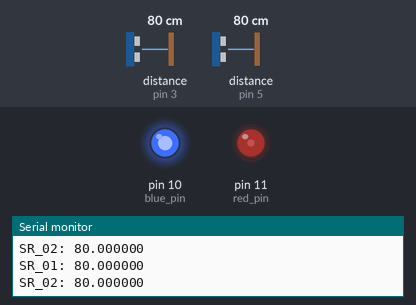
This sketch was run on a simulated Arduino Uno, built with avr-gcc and run on an emulated ATmega328P. Parts: output pins drawn as LEDs (lit = HIGH), the last lines printed to the serial monitor. The inputs (shaded band) are chosen by the test bench; at power-on: distance to the obstacle (sensors on pin 3, pin 5) 80 cm.

Above: at 1.2 s.
1.3 s: distance to the obstacle (sensor on pin 3) set to 2 cm
At 2.5 s:
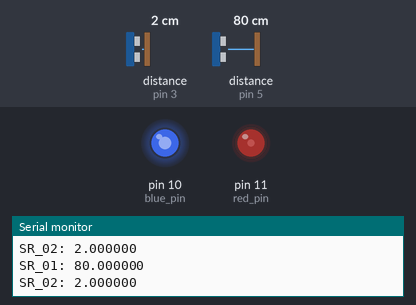
2.8 s: distance to the obstacle (sensor on pin 5) set to 2 cm
At 4.1 s:
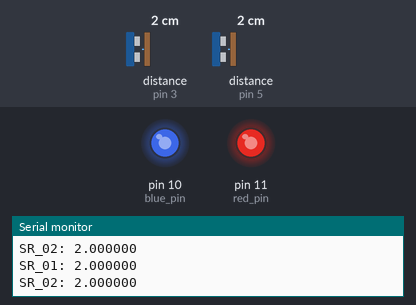
4.4 s: distance to the obstacle (sensor on pin 5) set to 4 cm
At 4.8 s:
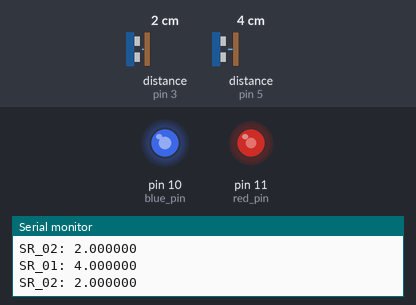
5.9 s: distance to the obstacle (sensor on pin 5) set to 60 cm
At 7.1 s:
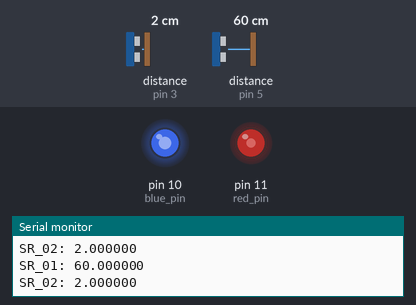
7.4 s: distance to the obstacle (sensor on pin 3) set to 4 cm
At 8.1 s:
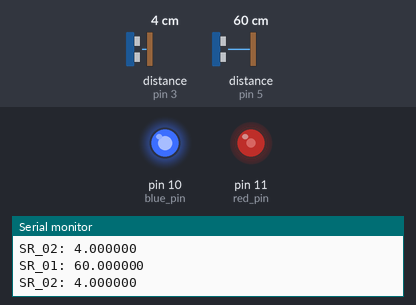
Timing chart, 0 to 10.0 s (numbered marks = the images above; inputs shaded):
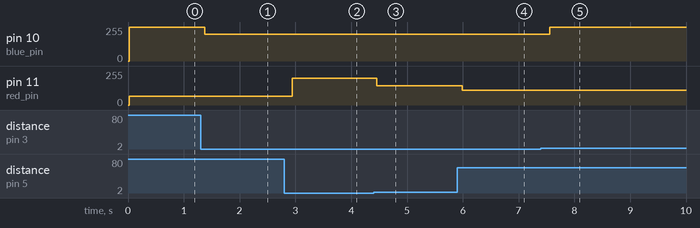

Measured:
- after the input at 1.3 s, pin 10 (blue_pin): 255/255 → 200/255 after 0.07 s
- after the input at 2.8 s, pin 11 (red_pin): 64/255 → 200/255 after 0.14 s
- after the input at 4.4 s, pin 11 (red_pin): 200/255 → 144/255 after 0.06 s
- after the input at 5.9 s, pin 11 (red_pin): 144/255 → 112/255 after 0.09 s
- after the input at 7.4 s, pin 10 (blue_pin): 200/255 → 255/255 after 0.15 s

The sketch:

sample_rgb.ino
```cpp
#include <HCSR04.h>
//Since there are two ultrasound detectors, we will only use two colors and connect the green to the VCC
const int red_pin = 11;
const int blue_pin = 10;

//The two ultrasound sensors
UltraSonicDistanceSensor distanceSensor(4, 5);
UltraSonicDistanceSensor distanceSensor2(2, 3);


void setup () {
    Serial.begin(9600);
    pinMode(red_pin, OUTPUT);
    pinMode(blue_pin, OUTPUT);
}

void loop () {
    int sr_01_dist = (int) distanceSensor.measureDistanceCm()*100;
    int sr_02_dist = (int) distanceSensor2.measureDistanceCm()*100;
    // Measure the distance in the console.
    Serial.println("SR_01: " + String(distanceSensor.measureDistanceCm(), 6));
    Serial.println("SR_02: " + String(distanceSensor2.measureDistanceCm(), 6));

    //Place these values into the colors
    setColor(sr_01_dist, sr_02_dist);

    delay(250);
}

void setColor (int red, int blue) {
  analogWrite(red_pin, red);
  analogWrite(blue_pin, blue);
}
```
